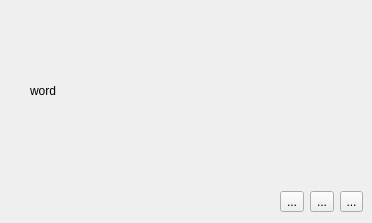
    <widget class="QWidget" name="tab_5">
     <attribute name="title">
      <string>留 言</string>
     </attribute>
     <widget class="QLabel" name="word_label">
      <property name="geometry">
       <rect>
        <x>30</x>
        <y>10</y>
        <width>321</width>
        <height>161</height>
       </rect>
      </property>
      <property name="text">
       <string>word</string>
      </property>
     </widget>
     <widget class="QWidget" name="">
      <property name="geometry">
       <rect>
        <x>280</x>
        <y>190</y>
        <width>83</width>
        <height>24</height>
       </rect>
      </property>
      <layout class="QHBoxLayout" name="horizontalLayout_22">
       <item>
        <widget class="QToolButton" name="select_word_toolButton">
         <property name="toolTip">
          <string>选择留言</string>
         </property>
         <property name="text">
          <string>...</string>
         </property>
         <property name="icon">
          <iconset resource="source.qrc">
           <normaloff>:/new/ico/Image/selectword.ico</normaloff>:/new/ico/Image/selectword.ico</iconset>
         </property>
        </widget>
       </item>
       <item>
        <widget class="QToolButton" name="refresh_word_toolButton">
         <property name="toolTip">
          <string>刷新留言</string>
         </property>
         <property name="text">
          <string>...</string>
         </property>
         <property name="icon">
          <iconset resource="source.qrc">
           <normaloff>:/new/ico/Image/refresh.ico</normaloff>:/new/ico/Image/refresh.ico</iconset>
         </property>
        </widget>
       </item>
       <item>
        <widget class="QToolButton" name="set_word_toolButton">
         <property name="toolTip">
          <string>添加留言</string>
         </property>
         <property name="text">
          <string>...</string>
         </property>
         <property name="icon">
          <iconset resource="source.qrc">
           <normaloff>:/new/ico/Image/setting.ico</normaloff>:/new/ico/Image/setting.ico</iconset>
         </property>
        </widget>
       </item>
      </layout>
     </widget>
    </widget>
